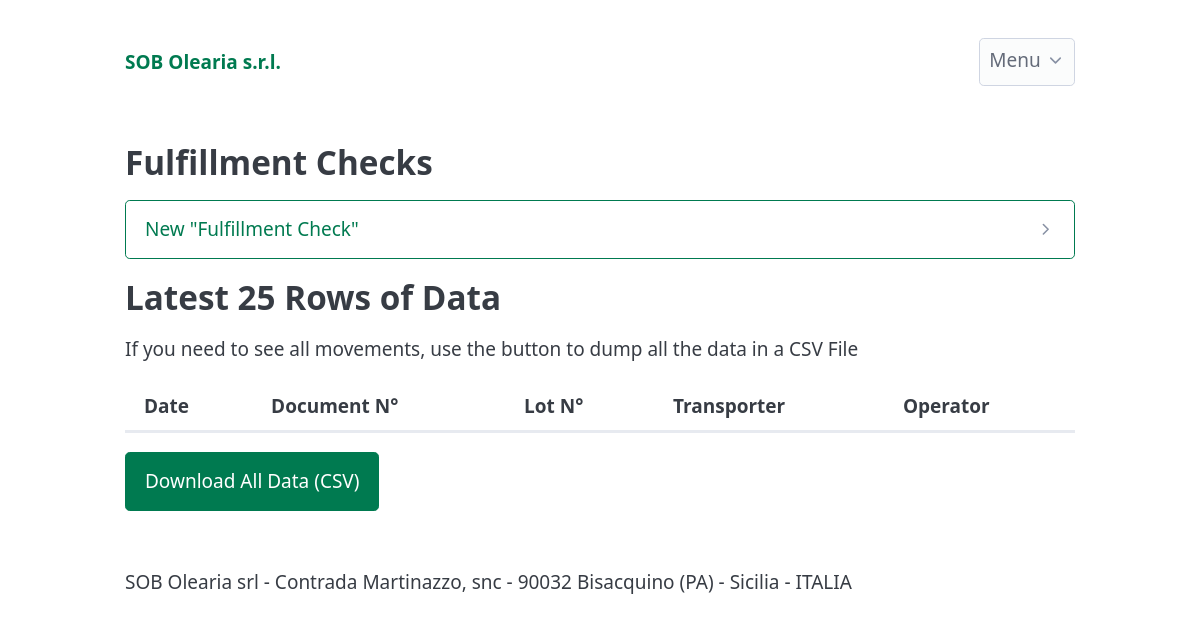
Page /fulfillment (signed in) on the earlier database version.
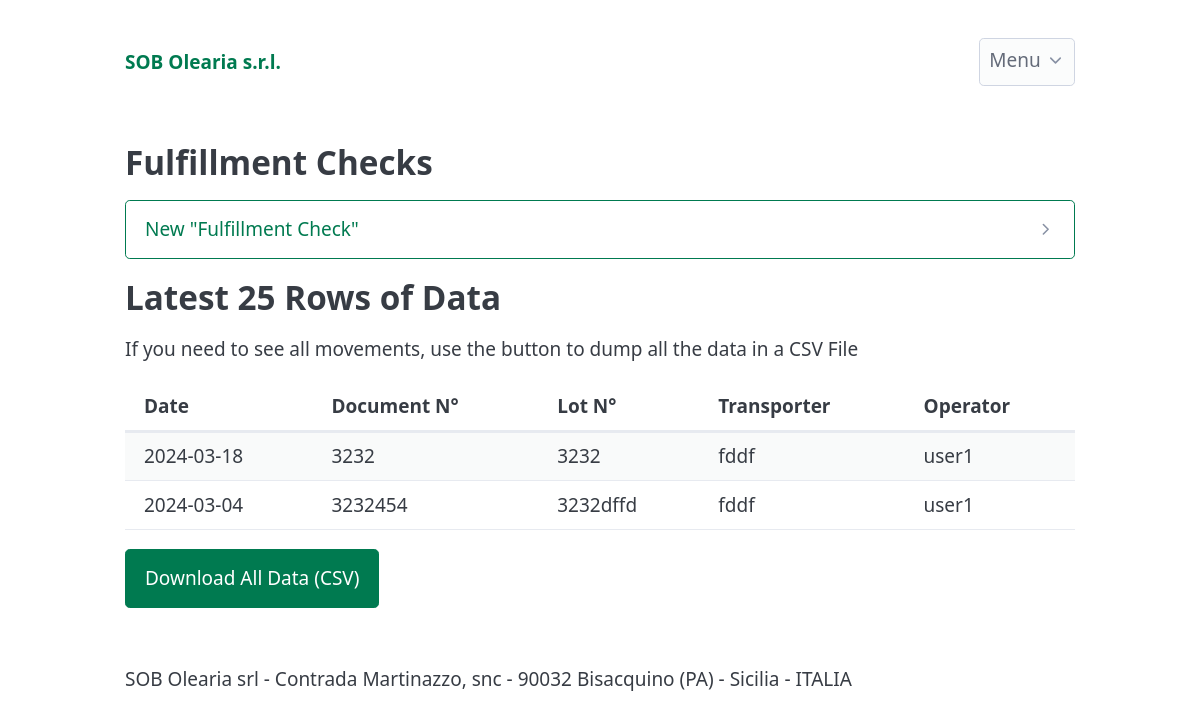
Same page on the later database version.
### app/models.py (models this page shows, shortened)
class FulfillmentRecord(db.Model):
    __tablename__ = 'fulfillment_records'
    id = db.Column(db.Integer, primary_key=True, autoincrement=True)
    fulfillment_date = db.Column(db.Date, nullable=False)
    fulfillment_doc_number = db.Column(db.String(120), nullable=False)
    fulfillment_lot = db.Column(db.String(120), nullable=False)
    fulfillment_transporter = db.Column(db.String(120), nullable=False)
    transporter_plate_number = db.Column(db.String(120), nullable=False)
    fullfilled_product_quantity = db.Column(db.Integer)
    higienic_condition_check = db.Column(db.String(50), nullable=False, default="Compliant")
    product_integrity_check = db.Column(db.String(50), nullable=False, default="Compliant")
    operation_result_check = db.Column(db.String(50), nullable=False, default="Compliant")
    user_id = db.Column(db.Integer, db.ForeignKey('users.id'), nullable=False)
    user = db.relationship('User', back_populates='fulfillment_records', lazy=True)

class User(db.Model,UserMixin):
    __tablename__ = 'users'
    id = db.Column(db.Integer, primary_key=True, autoincrement=True)
    username = db.Column(db.String(64), index=True, unique=True)
    email = db.Column(db.String(120), index=True, unique=True)
    password_hash = db.Column(db.String(255),nullable=False, )
    created_on = db.Column(db.DateTime, nullable=False, default=datetime.utcnow)
    is_admin = db.Column(db.Boolean, nullable=False, default=False)
    production_records = db.relationship('ProductionRecord', back_populates='user', lazy=True)
    reception_records = db.relationship('ReceptionRecord', back_populates='user', lazy=True)
    fulfillment_records = db.relationship('FulfillmentRecord', back_populates='user', lazy=True)

### app/fulfillment/routes.py (the view, shortened to what this page needs)
@fulfillment_bp.route("/fulfillment", methods=("GET", "POST"))
@login_required
def fulfillment():
    fulfillments = FulfillmentRecord.query.all()
    return render_template("fulfillment.html", fulfillments=fulfillments)

### app/templates/fulfillment.html (shortened to what this page needs)
{% extends 'base.html' %}
{% block content %}
<section>
    <h2>Fulfillment Checks</h2>
    <details>
        <summary role="button" class="outline">New "Fulfillment Check"</summary>
    </details>
</section>
<h2>Latest 25 Rows of Data</h2>
<p>If you need to see all movements, use the button to dump all the data in a CSV File</p>
<section>
    <div class="overflow-auto">
        <table class="sortable striped">
            <thead>
                <tr>
                    <th>Date</th>
                    <th>Document N°</th>
                    <th>Lot N°</th>
                    <th>Transporter</th>
                    <th>Operator</th>
                </tr>
            </thead>
            <tbody>
                {% for fulfillment in fulfillments %}
                <tr>
                    <td>{{fulfillment.fulfillment_date}}</td>
                    <td>{{fulfillment.fulfillment_doc_number}}</td>
                    <td>{{fulfillment.fulfillment_lot}}</td>
                    <td>{{fulfillment.fulfillment_transporter}}</td>
                    <td>{{fulfillment.user.username}}</td>
                </tr>
                {% endfor %}
            </tbody>
        </table>
    </div>
    <div>
        <a href="{{ url_for('fulfillment_bp.export_fulfillment_csv') }}" role="button">Download All Data (CSV)</a>
    </div>
</section>
{% endblock content %}

Differences in the rows shown:
added FulfillmentRecord: fulfillment_date "2024-03-18", fulfillment_doc_number "3232", fulfillment_lot "3232", fulfillment_transporter "fddf", user.username "user1"
added FulfillmentRecord: fulfillment_date "2024-03-04", fulfillment_doc_number "3232454", fulfillment_lot "3232dffd", fulfillment_transporter "fddf", user.username "user1"
